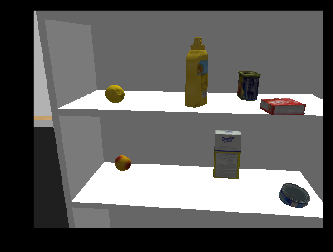
#> input picture warthog/server_reconhecimento/sim.png, 333 x 252 px
$ python test_server.py
#> lines starting #> are read from the running program, lines starting #| are printed output that depends on the picture
#!/usr/bin/env python
# -*- coding: utf-8 -*-
import numpy as np
import requests
import base64
import ast
import cv2

img = cv2.imread('sim.png')
#> img is the input picture: shape (252, 333, 3); mean B, G, R 96.2, 97.5, 98.1
img = cv2.resize(img, (640, 480))
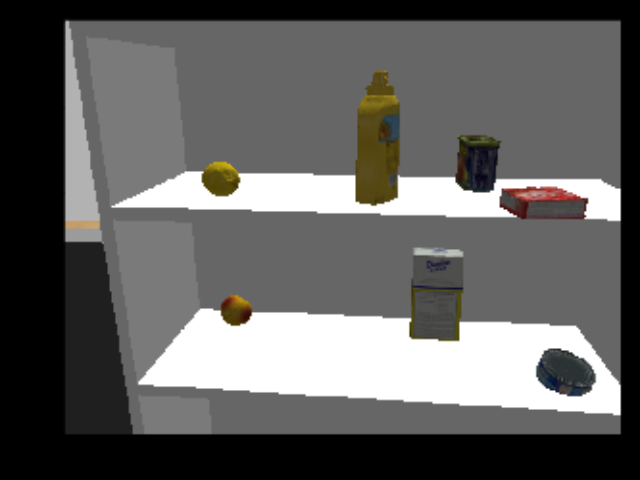
#> img: shape (480, 640, 3); mean B, G, R 96.1, 97.5, 98.1

def request_classification(img):
    url = 'http://172.19.0.1:5000/detect_objs'
    # retval, imbuffer = cv2.imencode('.png', img)
    myobj = {
        "img": str(base64.b64encode(img.ravel().tobytes())),
        "h": img.shape[0],
        "w": img.shape[1],
        "c": img.shape[2]
    }
    return ast.literal_eval(requests.post(url, json= myobj).text)

request_classification(img)
#> (the call stopped at in request_classification, `return ast.literal_eval(requests.post(url, json= myobj).text)`: requests is not available in this run)
